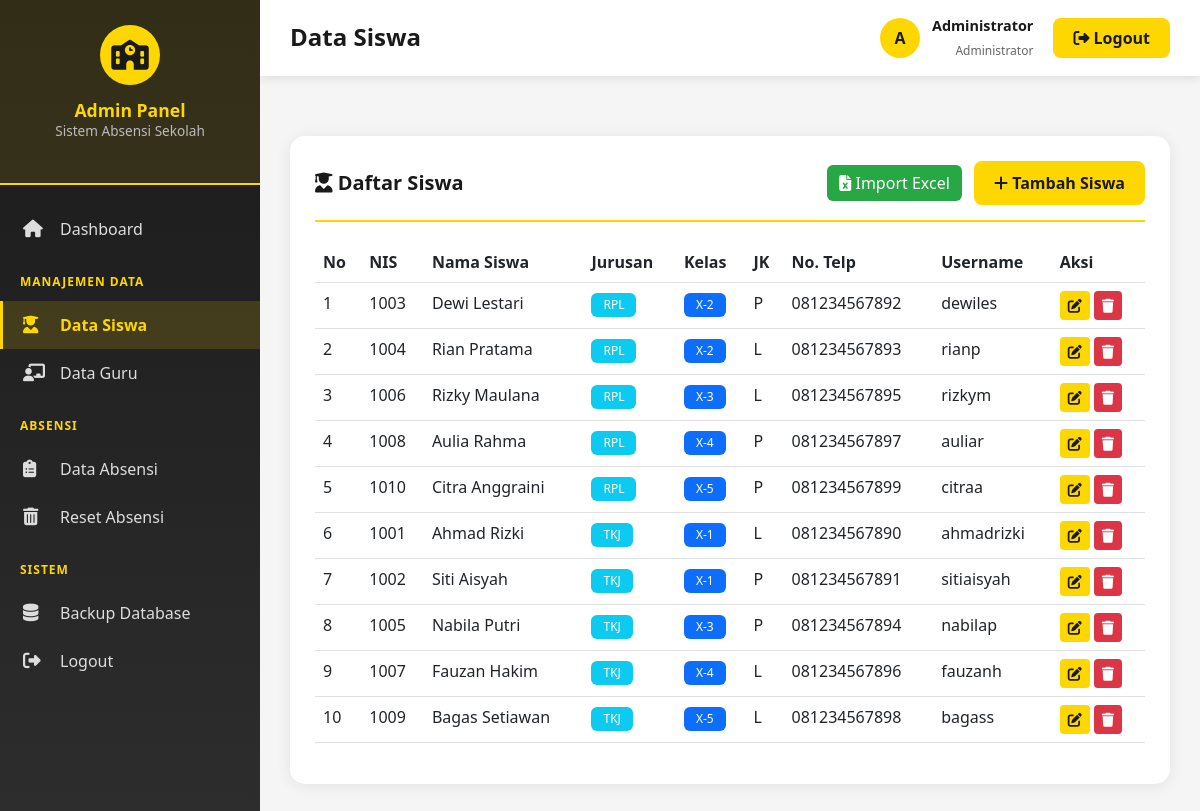
Before: /admin/data_siswa.php (signed in) with the older database file.
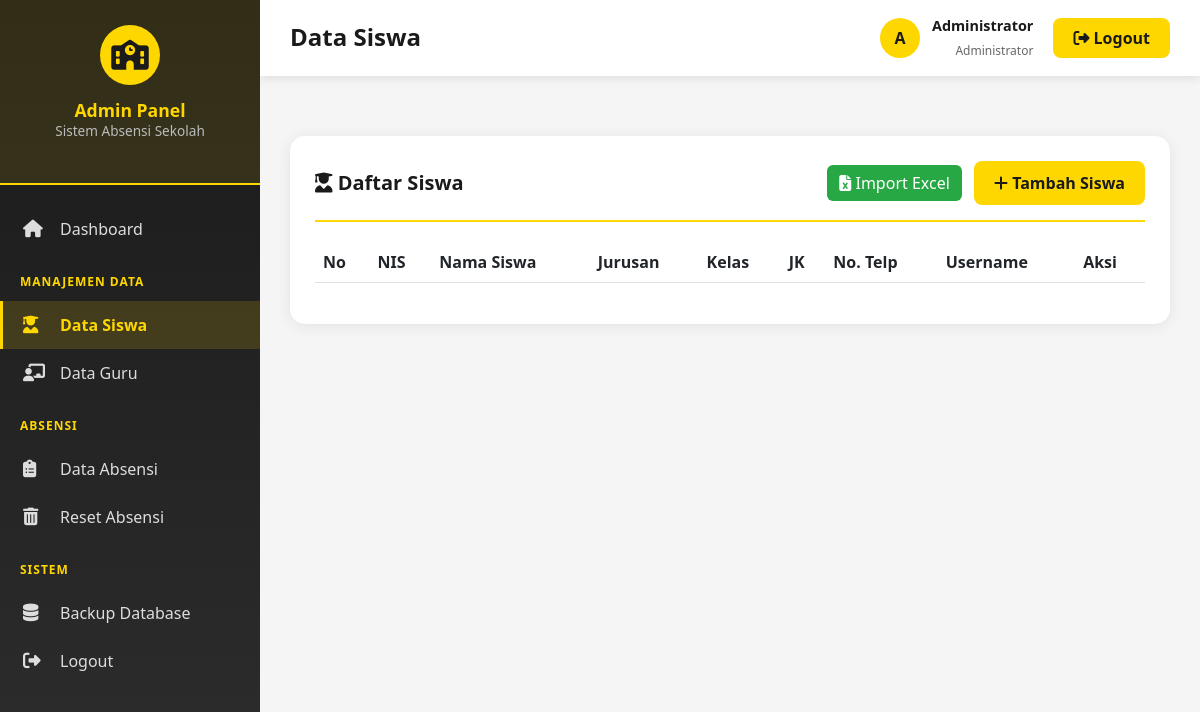
After: the same page with the newer database file.
### tables this page shows
CREATE TABLE `siswa` (
  `id_siswa` int(11) NOT NULL,
  `nama_siswa` varchar(100) NOT NULL,
  `nis` varchar(20) NOT NULL,
  `kelas` varchar(20) NOT NULL,
  `jurusan` varchar(50) DEFAULT NULL,
  `username` varchar(50) NOT NULL,
  `password` varchar(255) NOT NULL,
  `jenis_kelamin` enum('L','P') NOT NULL,
  `tempat_lahir` varchar(50) DEFAULT NULL,
  `tanggal_lahir` date DEFAULT NULL,
  `alamat` text DEFAULT NULL,
  `no_telp` varchar(15) DEFAULT NULL,
  `email` varchar(50) DEFAULT NULL,
  `nama_wali` varchar(100) DEFAULT NULL,
  `no_telp_wali` varchar(15) DEFAULT NULL,
  `foto_profil` varchar(255) DEFAULT 'default.jpg'
);

### admin/data_siswa.php (the view, shortened to what this page needs)
<?php
require_once 'includes/header.php';
$siswa = $conn->query("SELECT * FROM siswa ORDER BY jurusan ASC, kelas ASC, nama_siswa ASC");
?>
<div class="table-card">
    <div class="table-header">
        <h5><i class="fas fa-user-graduate"></i> Daftar Siswa</h5>
        <div>
            <button class="btn btn-success me-2" data-bs-toggle="modal" data-bs-target="#modalImport">
                <i class="fas fa-file-excel"></i> Import Excel
            </button>
            <button class="btn btn-primary" data-bs-toggle="modal" data-bs-target="#modalSiswa" onclick="resetForm()">
                <i class="fas fa-plus"></i> Tambah Siswa
            </button>
        </div>
    </div>
    <div class="table-responsive">
        <table class="table table-hover data-table">
            <thead>
                <tr>
                    <th>No</th>
                    <th>NIS</th>
                    <th>Nama Siswa</th>
                    <th>Jurusan</th>
                    <th>Kelas</th>
                    <th>JK</th>
                    <th>No. Telp</th>
                    <th>Username</th>
                    <th>Aksi</th>
                </tr>
            </thead>
            <tbody>
                <?php
                $no = 1;
                while($row = $siswa->fetch_assoc()):
                ?>
                    <tr>
                        <td><?php echo $no++; ?></td>
                        <td><?php echo $row['nis']; ?></td>
                        <td><?php echo $row['nama_siswa']; ?></td>
                        <td><span class="badge bg-info"><?php echo $row['jurusan'] ?: '-'; ?></span></td>
                        <td><span class="badge bg-primary"><?php echo $row['kelas']; ?></span></td>
                        <td><?php echo $row['jenis_kelamin']; ?></td>
                        <td><?php echo $row['no_telp']; ?></td>
                        <td><?php echo $row['username']; ?></td>
                        <td>
                            <button onclick="editSiswa(<?php echo $row['id_siswa']; ?>)" class="btn btn-sm btn-warning" title="Edit">
                                <i class="fas fa-edit"></i>
                            </button>
                            <button onclick="confirmDelete('?delete=<?php echo $row['id_siswa']; ?>', 'Hapus siswa <?php echo $row['nama_siswa']; ?>?')" class="btn btn-sm btn-danger" title="Hapus">
                                <i class="fas fa-trash"></i>
                            </button>
                        </td>
                    </tr>
                <?php endwhile; ?>
            </tbody>
        </table>
    </div>
</div>
<?php require_once 'includes/footer.php'; ?>

Changed rows visible on the page:
removed siswa: nis "1003", nama_siswa "Dewi Lestari", jurusan "RPL", kelas "X-2", jenis_kelamin "P", no_telp "081234567892", username "dewiles"
removed siswa: nis "1004", nama_siswa "Rian Pratama", jurusan "RPL", kelas "X-2", jenis_kelamin "L", no_telp "081234567893", username "rianp"
removed siswa: nis "1006", nama_siswa "Rizky Maulana", jurusan "RPL", kelas "X-3", jenis_kelamin "L", no_telp "081234567895", username "rizkym"
removed siswa: nis "1008", nama_siswa "Aulia Rahma", jurusan "RPL", kelas "X-4", jenis_kelamin "P", no_telp "081234567897", username "auliar"
removed siswa: nis "1010", nama_siswa "Citra Anggraini", jurusan "RPL", kelas "X-5", jenis_kelamin "P", no_telp "081234567899", username "citraa"
removed siswa: nis "1001", nama_siswa "Ahmad Rizki", jurusan "TKJ", kelas "X-1", jenis_kelamin "L", no_telp "081234567890", username "ahmadrizki"
removed siswa: nis "1002", nama_siswa "Siti Aisyah", jurusan "TKJ", kelas "X-1", jenis_kelamin "P", no_telp "081234567891", username "sitiaisyah"
removed siswa: nis "1005", nama_siswa "Nabila Putri", jurusan "TKJ", kelas "X-3", jenis_kelamin "P", no_telp "081234567894", username "nabilap"
removed siswa: nis "1007", nama_siswa "Fauzan Hakim", jurusan "TKJ", kelas "X-4", jenis_kelamin "L", no_telp "081234567896", username "fauzanh"
removed siswa: nis "1009", nama_siswa "Bagas Setiawan", jurusan "TKJ", kelas "X-5", jenis_kelamin "L", no_telp "081234567898", username "bagass"
